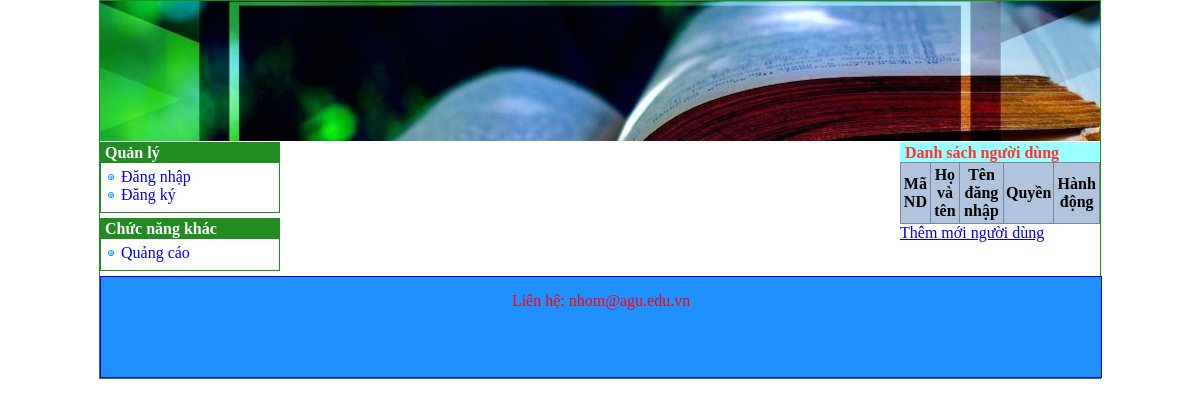
The app's page /index.php?do=nguoidung, older data.
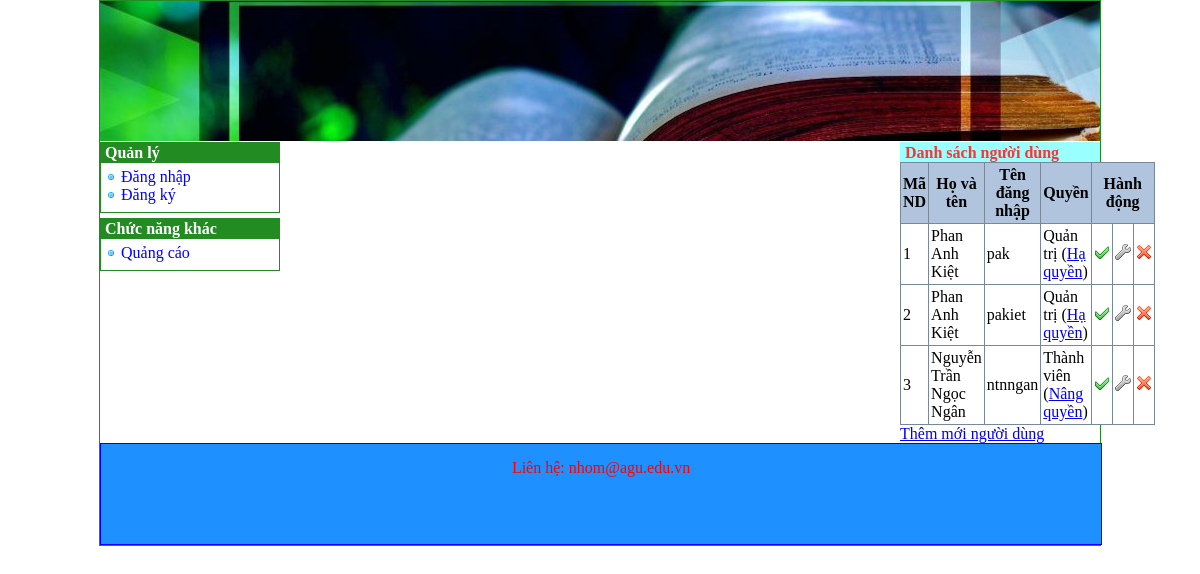
The same page, newer data.
### tables this page shows
CREATE TABLE `nguoidung` (
  `manguoidung` int(11) NOT NULL,
  `tennguoidung` text NOT NULL,
  `tendangnhap` text NOT NULL,
  `matkhau` text NOT NULL,
  `quyenhan` int(11) NOT NULL,
  `khoa` int(11) NOT NULL
);

### nguoidung.php (the view, shortened to what this page needs)
<?php
	$sql = "SELECT * FROM `nguoidung` WHERE 1";
	$danhsach = $connect->query($sql);
?>
<h3>Danh sách người dùng</h3>
<table class="DanhSach">
	<tr>
		<th>Mã ND</th>
		<th>Họ và tên</th>
		<th>Tên đăng nhập</th>
		<th>Quyền</th>
		<th colspan="3">Hành động</th>
	</tr>
	<?php
		while ($dong = $danhsach->fetch_array(MYSQLI_ASSOC))
		{
			echo "<tr  bgcolor='#ffffff' onmouseover='this.style.background=\"#dee3e7\"' onmouseout='this.style.background=\"#ffffff\"'>";
				echo "<td>" . $dong["manguoidung"] . "</td>";
				echo "<td>" . $dong["tennguoidung"] . "</td>";
				echo "<td>" . $dong["tendangnhap"] . "</td>";
				echo "<td>";
					if($dong["quyenhan"] == 1)
						echo "Quản trị (<a href='index.php?do=nguoidung_kichhoat&id=" . $dong["manguoidung"] . "&quyen=2'>Hạ quyền</a>)";
					else
						echo "Thành viên (<a href='index.php?do=nguoidung_kichhoat&id=" . $dong["manguoidung"] . "&quyen=1'>Nâng quyền</a>)";
				echo "</td>";
				echo "<td align='center'>";
					if($dong["khoa"] == 0)
						echo "<a href='index.php?do=nguoidung_kichhoat&id=" . $dong["manguoidung"] . "&khoa=1'><img src='images/active.png' /></a>";
					else
						echo "<a href='index.php?do=nguoidung_kichhoat&id=" . $dong["manguoidung"] . "&khoa=0'><img src='images/ban.png' /></a>";
				echo "</td>";
				echo "<td align='center'><a href='index.php?do=nguoidung_sua&id=" . $dong["manguoidung"] . "'><img src='images/edit.png' /></a></td>";
				echo "<td align='center'><a href='index.php?do=nguoidung_xoa&id=" . $dong["manguoidung"] . "' onclick='return confirm(\"Bạn có muốn xóa người dùng " . $dong['tennguoidung'] . " không?\")'><img src='images/delete.png' /></a></td>";
			echo "</tr>";
		}
	?>
</table>
<a href="index.php?do=dangky">Thêm mới người dùng</a>

Row changes from the older to the newer data that the page shows:
added nguoidung: manguoidung "1", tennguoidung "Phan Anh Kiệt", tendangnhap "pak", khoa 0 (drawn)
added nguoidung: manguoidung "2", tennguoidung "Phan Anh Kiệt", tendangnhap "pakiet", khoa 0 (drawn)
added nguoidung: manguoidung "3", tennguoidung "Nguyễn Trần Ngọc Ngân", tendangnhap "ntnngan", khoa 0 (drawn)
